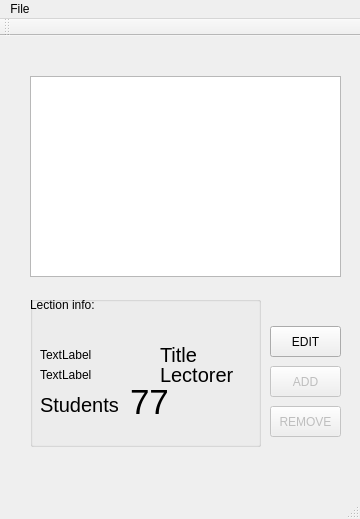
<?xml version="1.0" encoding="UTF-8"?>
<ui version="4.0">
 <class>MainWindow</class>
 <widget class="QMainWindow" name="MainWindow">
  <property name="geometry">
   <rect>
    <x>0</x>
    <y>0</y>
    <width>360</width>
    <height>519</height>
   </rect>
  </property>
  <property name="windowTitle">
   <string>MainWindow</string>
  </property>
  <widget class="QWidget" name="centralWidget">
   <widget class="QPushButton" name="pushButton">
    <property name="enabled">
     <bool>false</bool>
    </property>
    <property name="geometry">
     <rect>
      <x>270</x>
      <y>330</y>
      <width>71</width>
      <height>31</height>
     </rect>
    </property>
    <property name="text">
     <string>ADD</string>
    </property>
   </widget>
   <widget class="QPushButton" name="pushButton_2">
    <property name="enabled">
     <bool>false</bool>
    </property>
    <property name="geometry">
     <rect>
      <x>270</x>
      <y>370</y>
      <width>71</width>
      <height>31</height>
     </rect>
    </property>
    <property name="text">
     <string>REMOVE</string>
    </property>
   </widget>
   <widget class="QListWidget" name="listWidget">
    <property name="geometry">
     <rect>
      <x>30</x>
      <y>40</y>
      <width>311</width>
      <height>201</height>
     </rect>
    </property>
   </widget>
   <widget class="QPushButton" name="pushButton_3">
    <property name="geometry">
     <rect>
      <x>270</x>
      <y>290</y>
      <width>71</width>
      <height>31</height>
     </rect>
    </property>
    <property name="text">
     <string>EDIT</string>
    </property>
   </widget>
   <widget class="QGroupBox" name="groupBox">
    <property name="geometry">
     <rect>
      <x>30</x>
      <y>260</y>
      <width>231</width>
      <height>151</height>
     </rect>
    </property>
    <property name="title">
     <string/>
    </property>
    <widget class="QLabel" name="label_7">
     <property name="geometry">
      <rect>
       <x>0</x>
       <y>0</y>
       <width>111</width>
       <height>17</height>
      </rect>
     </property>
     <property name="frameShape">
      <enum>QFrame::NoFrame</enum>
     </property>
     <property name="text">
      <string>Lection info:</string>
     </property>
    </widget>
    <widget class="QLabel" name="label">
     <property name="geometry">
      <rect>
       <x>130</x>
       <y>50</y>
       <width>67</width>
       <height>17</height>
      </rect>
     </property>
     <property name="font">
      <font>
       <pointsize>15</pointsize>
      </font>
     </property>
     <property name="text">
      <string>Title</string>
     </property>
    </widget>
    <widget class="QLabel" name="label_2">
     <property name="geometry">
      <rect>
       <x>10</x>
       <y>50</y>
       <width>111</width>
       <height>17</height>
      </rect>
     </property>
     <property name="text">
      <string>TextLabel</string>
     </property>
    </widget>
    <widget class="QLabel" name="label_3">
     <property name="geometry">
      <rect>
       <x>130</x>
       <y>70</y>
       <width>81</width>
       <height>17</height>
      </rect>
     </property>
     <property name="font">
      <font>
       <pointsize>15</pointsize>
      </font>
     </property>
     <property name="text">
      <string>Lectorer</string>
     </property>
    </widget>
    <widget class="QLabel" name="label_4">
     <property name="geometry">
      <rect>
       <x>10</x>
       <y>70</y>
       <width>111</width>
       <height>17</height>
      </rect>
     </property>
     <property name="text">
      <string>TextLabel</string>
     </property>
    </widget>
    <widget class="QLabel" name="label_5">
     <property name="geometry">
      <rect>
       <x>10</x>
       <y>100</y>
       <width>91</width>
       <height>17</height>
      </rect>
     </property>
     <property name="font">
      <font>
       <pointsize>15</pointsize>
      </font>
     </property>
     <property name="text">
      <string>Students</string>
     </property>
    </widget>
    <widget class="QLabel" name="label_6">
     <property name="geometry">
      <rect>
       <x>100</x>
       <y>80</y>
       <width>51</width>
       <height>51</height>
      </rect>
     </property>
     <property name="font">
      <font>
       <pointsize>26</pointsize>
      </font>
     </property>
     <property name="text">
      <string>77</string>
     </property>
    </widget>
   </widget>
  </widget>
  <widget class="QMenuBar" name="menuBar">
   <property name="geometry">
    <rect>
     <x>0</x>
     <y>0</y>
     <width>360</width>
     <height>22</height>
    </rect>
   </property>
   <widget class="QMenu" name="menumenu1">
    <property name="title">
     <string>File</string>
    </property>
    <addaction name="separator"/>
    <addaction name="actionNew_Storage"/>
    <addaction name="actionOpen_storage"/>
   </widget>
   <addaction name="menumenu1"/>
  </widget>
  <widget class="QToolBar" name="mainToolBar">
   <attribute name="toolBarArea">
    <enum>TopToolBarArea</enum>
   </attribute>
   <attribute name="toolBarBreak">
    <bool>false</bool>
   </attribute>
  </widget>
  <widget class="QStatusBar" name="statusBar"/>
  <action name="actionmenu2">
   <property name="text">
    <string>menu2</string>
   </property>
  </action>
  <action name="actionNew_Storage">
   <property name="text">
    <string>New Storage...</string>
   </property>
   <property name="shortcut">
    <string>Ctrl+N</string>
   </property>
  </action>
  <action name="actionOpen_storage">
   <property name="text">
    <string>Open storage...</string>
   </property>
   <property name="shortcut">
    <string>Ctrl+O</string>
   </property>
  </action>
 </widget>
 <layoutdefault spacing="6" margin="11"/>
 <resources/>
 <connections/>
</ui>
